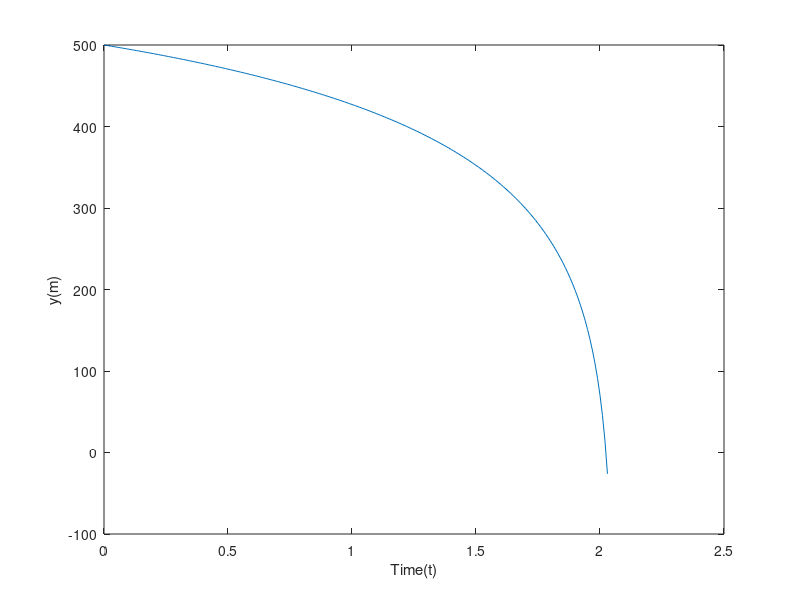

Write MATLAB code to recreate this figure.
% ballistic2D
%     model ballistic motion with (vector) drag force is:
%
%     Fdrag= -(1/2) rho Cd A |v|^2 vhat 
%                  where  vhat is unit vector in v direction
%
%               Author: CSL
%    Suggestion:
%                set hold on
%                  run with Cd=0 and Cd=0.5 to show drag effect
%                set hold ff
clear; clf; clc

%% set parameters

% baseball R=36 mm, M=150g, v=44 m/s, Cd=0.5

Cd = 0.5;
R=.036; % m
m=.144; % kg
rho=1.225; %kg/m^3
g=9.81; %m/s^2

% net drag coefficient  |Fd|= alpha v^2
alpha = 0.5 * rho * Cd * (pi*R^2)

% initial velocity, angle, and position
v0=-50; %m/s
y0=500;
vy0=v0;

%% initialize arrays
y(1)=y0;
t(1)=0;
vy(1)=vy0;

deltat=0.01;

%% time march with Verlet algorithm
it=1;
finished = false;
while ~finished
    t(it+1) = t(it) + deltat;
    vmag = vy(it);
    vhat = vy(it)/vmag;
    Fdrag = -alpha*(vmag^2)*vhat;
    
    vhalfy=vy(it) + (-g + Fdrag/m) * (deltat/2);
    
    y(it+1)=y(it) + vhalfy*deltat;

    vmag = vhalfy;
    vhat = vhalfy/vmag;
    Fdrag = -alpha*(vmag^2)*vhat;
    
    vy(it+1)=vhalfy + (-g + Fdrag/m) * (deltat/2);
    
    if y(it+1) <= 0
        Nt = it+1;
        finished = true;
    end
    it = it+1;
end

%% plot results


plot(t,y)
xlabel('Time(t)');
ylabel('y(m)');

%figure(2)
%plot(t(1:Nt),y(1:Nt))
%xlabel('t(s)');
%ylabel('y(m)');



